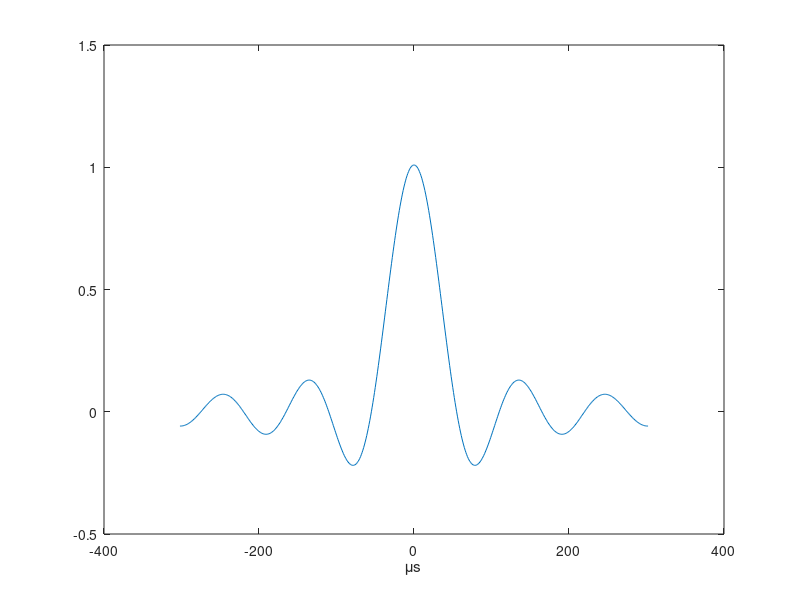
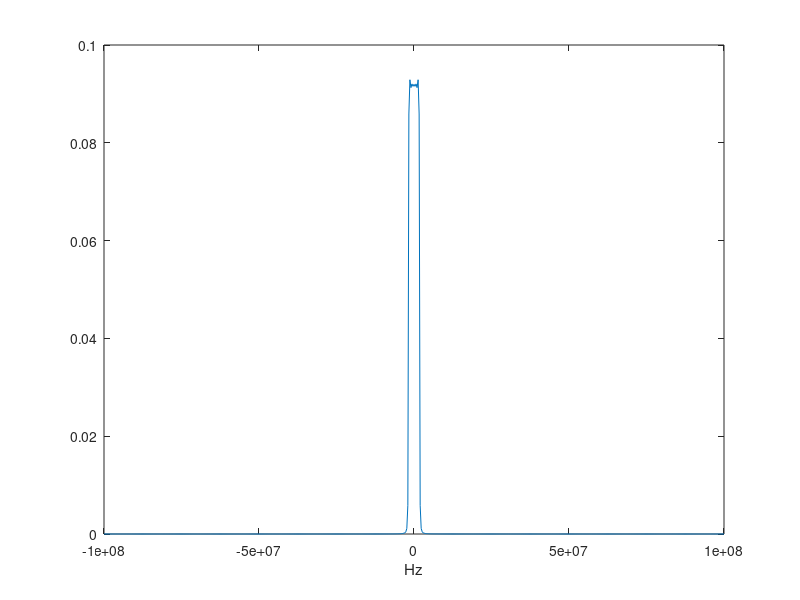

MATLAB code to generate these figures, in order: (Note: this script raises an error after producing the figures.)
% Baseband modulation


% Parameters
t_constr = 400e-6; 
LL = 1440; % Total number of bits 
fs = 200e6;    % Sampled frequency of the signal
T =  t_constr/LL;    % Period of a symbol (400μs and Passband signal 2 bits per symbol and 1440 bits to transmit)
ov_samp = floor(fs*T);   % Over-sampling factor (Sampling frequency/symbol rate)
N = 11; % Length of filter in symbol periods.
Ns = floor(N*ov_samp); % Number of filter samples
t_pulse = -floor(Ns/2):floor(Ns/2);   % Pulse time vector
pulse = sinc(t_pulse/ov_samp);   % sinc pulse
norm(pulse);
pulse = transpose(pulse)/norm(pulse)/sqrt(1/ov_samp);


% Show pulse plot and frequency plot
figure;
plot(t_pulse, pulse);
xlabel('μs');
F_pulse = fftshift(fft(pulse));           
len = length(t_pulse);
fr = linspace(-0.5, 0.5, len)*fs;
figure;

plot(fr, abs(F_pulse/len));
xlabel('Hz');


% image's bits
bits = reshape(cdata, LL, 1);


% Map bits to -1 and +1
xI = 2 * bits - 1; 
xQ = zeros([LL,1]); 

% Upsample to match pulse 
xI_up = upsample(xI,ov_samp);
xQ_up = upsample(xQ,ov_samp);

xI_con = conv(xI_up, pulse,'same'); % Shape I component
xQ_con = conv(xQ_up, pulse,'same'); % Shape Q component

% Combine I and Q to create complex baseband signal
x_t = xI_con + 1j * xQ_con;

% Scale x_t to ensure |xI(t)| < 1 and |xQ(t)| < 1
max_val = max(abs([real(x_t); imag(x_t)]));
x_t = x_t / max_val;



transmitsignal = x_t;
save('transmitsignal.mat', 'transmitsignal');
